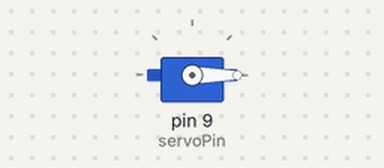
Recording of a sketch running on a simulated Arduino Uno, built with avr-gcc and run on an emulated ATmega328P. Shown: servo.

Above: at 0.05 s.
At 1.5 s:
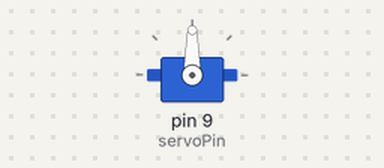
At 3.0 s:
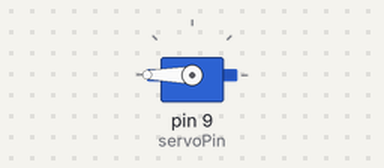
Timing chart, 0 to 6.9 s (numbered marks = the images above):
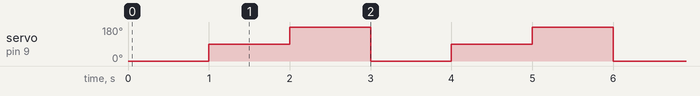

The sketch:

arduino.ino
```cpp
#include <Servo.h>

Servo myServo;
int servoPin = 9;  // PWM pin

void setup() {
  Serial.begin(9600);
  myServo.attach(servoPin);  // Attach servo to pin 9
}

void loop() {
  // Move to 0 degrees
  myServo.write(0);
  delay(1000);

  // Move to 90 degrees (middle)
  myServo.write(90);
  delay(1000);

  // Move to 180 degrees
  myServo.write(180);
  delay(1000);
}
```

Measured:
- by itself, servo on pin 9 (servoPin): repeats every 3.0 s: 180° 1.0 s, 0° 1.0 s, 90° 1.0 s
